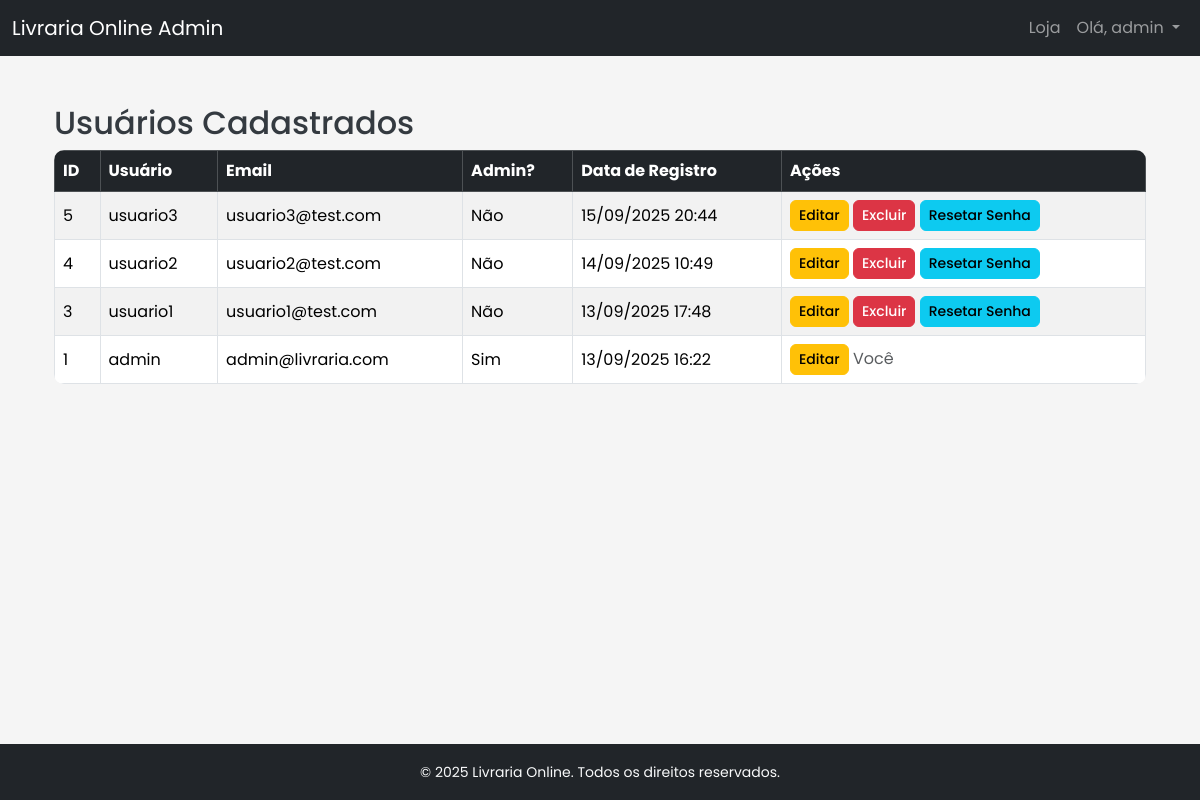
/livraria_online/admin/users.php (signed in), run on the app's committed database.
### tables this page shows
CREATE TABLE `users` (
  `id` int(11) NOT NULL,
  `username` varchar(50) NOT NULL,
  `email` varchar(100) NOT NULL,
  `password` varchar(255) NOT NULL,
  `is_admin` tinyint(1) DEFAULT 0,
  `created_at` timestamp NOT NULL DEFAULT current_timestamp()
);

### livraria_online/admin/users.php (the view, shortened to what this page needs)
<?php
include __DIR__ . '/header.php';
$conn = db_connect();
$stmt = $conn->prepare("SELECT id, username, email, is_admin, created_at FROM users ORDER BY created_at DESC");
$stmt->execute();
$users = $stmt->fetchAll(PDO::FETCH_ASSOC);
?>
<div class="container mt-4">
    <h2>Usuários Cadastrados</h2>
    <table class="table table-striped table-bordered">
        <thead class="table-dark">
            <tr>
                <th>ID</th>
                <th>Usuário</th>
                <th>Email</th>
                <th>Admin?</th>
                <th>Data de Registro</th>
                <th>Ações</th>
            </tr>
        </thead>
        <tbody>
            <?php foreach ($users as $user): ?>
            <tr>
                <td><?= $user['id'] ?></td>
                <td><?= htmlspecialchars($user['username']) ?></td>
                <td><?= htmlspecialchars($user['email']) ?></td>
                <td><?= $user['is_admin'] ? 'Sim' : 'Não' ?></td>
                <td><?= date('d/m/Y H:i', strtotime($user['created_at'])) ?></td>
                <td>
                    <a href="users.php?action=edit&id=<?= $user['id'] ?>" class="btn btn-sm btn-warning">Editar</a>
                    <?php if ($user['id'] != $_SESSION['user_id']): ?>
                        <a href="users.php?action=delete&id=<?= $user['id'] ?>"
                           class="btn btn-sm btn-danger"
                           onclick="return confirm('Tem certeza que deseja excluir este usuário?')">
                           Excluir
                        </a>
                        <a href="users.php?action=reset&id=<?= $user['id'] ?>"
                           class="btn btn-sm btn-info"
                           onclick="return confirm('Deseja resetar a senha deste usuário?')">
                           Resetar Senha
                        </a>
                    <?php else: ?>
                        <span class="text-muted">Você</span>
                    <?php endif; ?>
                </td>
            </tr>
            <?php endforeach; ?>
        </tbody>
    </table>
</div>
<?php include __DIR__ . '/footer.php'; ?>

### livraria_online/assets/css/admin-style.css (style rules this page uses)
body { font-family: 'Poppins', sans-serif; background-color: #f5f5f5; color: #343a40; }
.btn { border-radius: 6px; font-weight: 500; transition: all 0.2s ease; }
.table { background-color: #fff; border-radius: 10px; overflow: hidden; }
.table th, .table td { vertical-align: middle !important; }

### data on the page
users: id "5", username "usuario3", email "usuario3@test.com", is_admin "Não", created_at "15/09/2025 20:44"
users: id "4", username "usuario2", email "usuario2@test.com", is_admin "Não", created_at "14/09/2025 10:49"
users: id "3", username "usuario1", email "usuario1@test.com", is_admin "Não", created_at "13/09/2025 17:48"
users: id "1", username "admin", email "admin@livraria.com", is_admin "Sim", created_at "13/09/2025 16:22", shows "Você"

### other printed values
SITE_NAME "Livraria Online"
$_SESSION['username'] "admin"
